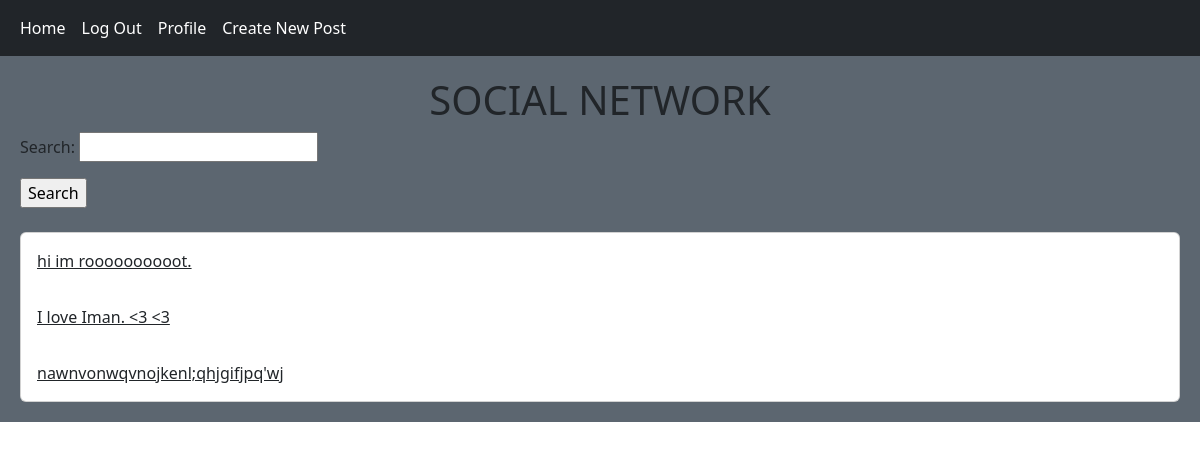
Page / (signed in) on the earlier database version.
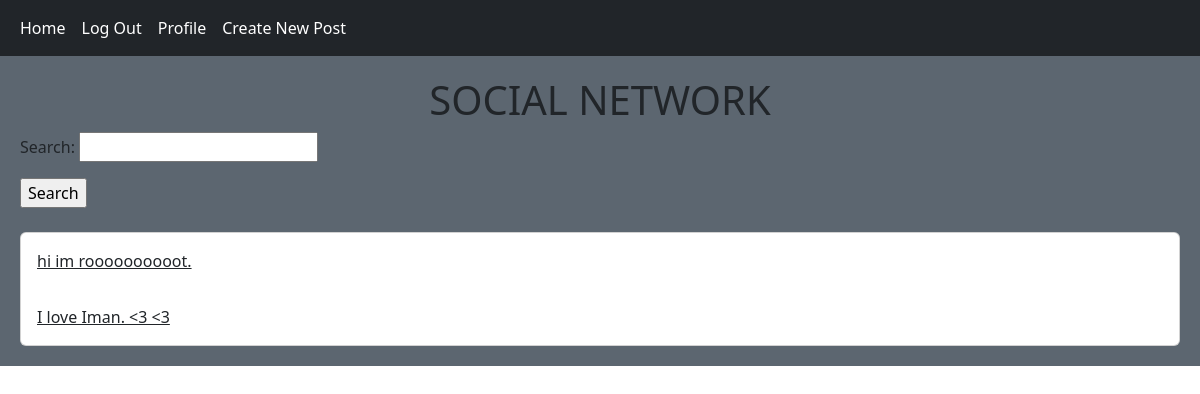
Same page on the later database version.
### post/models.py (models this page shows, shortened)
class Post(models.Model):
    body = models.TextField(max_length=250)
    slug = models.SlugField()
    created = models.DateTimeField(auto_now_add=True)
    updated = models.DateTimeField(auto_now=True)
    user = models.ForeignKey(User, on_delete=models.CASCADE)
    class Meta:
        ordering = ('-created',)

### home/views.py (the view)
# urls.py: path('', views.HomeView.as_view(), name='home'),
class HomeView(View):
    form_class = PostSearchForm
    def get(self, request):
        posts = Post.objects.all()
        if request.GET.get('search'):
            posts = posts.filter(body__contains=request.GET['search'])
        return render(request, 'home/home.html', {'posts': posts, 'form': self.form_class})

### home/templates/home/home.html
{% extends 'base.html' %}
{% block content%}
<h1 class="text-center">SOCIAL NETWORK</h1>
<form action="" method="get">
    {{ form.as_p }}
    <input type="submit" value="Search">
</form>
<br/>
<div class="card">
    {% for post in posts %}
        <a href="{% url 'post:post_detail' post.id post.slug %}" class="card-body">{{ post.body | truncatewords:60 }}</a>
    {% endfor %}
</div>
{% endblock %}

### templates/base.html (shortened to what this page needs)
<!DOCTYPE html>
<html lang="en">
<head>
    <link href="https://cdn.jsdelivr.net/npm/bootstrap@5.3.2/dist/css/bootstrap.min.css" rel="stylesheet">
</head>
<body>
    {% include 'inc/navbar.html' %}
    <div class="jumbotron">
        {% block content %} {%endblock%}
    </div>
</body>
</html>

### templates/inc/navbar.html
<nav class="navbar navbar-expand-lg navbar-dark bg-dark">
    <div class="container-fluid">
        <div class="navbar-nav">
        <a class="nav-link active" href="{% url 'home:home' %}">Home</a>
        {% if request.user.is_authenticated %}
            <a class="nav-link active" href="{% url 'accounts:user_logout' %}">Log Out</a>
            <a class="nav-link active" href="{% url 'accounts:user_profile'  request.user.id %}">Profile</a>
            {% if request.user.id == user.id %}
                <a href="{%url 'post:post_create' %}" class="nav-link active">Create New Post</a>
            {% endif %}
        {% else %}
            <a class="nav-link active" href="{% url 'accounts:user_register' %}">Register</a>
            <a class="nav-link active" href="{% url 'accounts:user_login' %}">Login</a>
        {% endif %}
        </div>
    </div>
</nav>

### templates/base.html (style rules this page uses)
.jumbotron { padding: 20px; margin-bottom: 20px; background-color : #5c6670; }

Differences in the rows shown:
removed Post: body "nawnvonwqvnojkenl;qhjgifjpq'wj"
